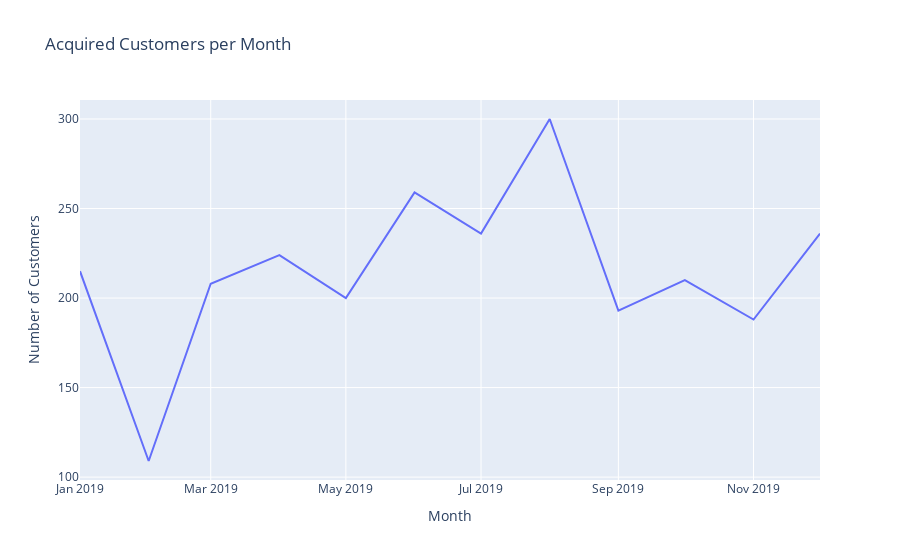

Write notebook code for a chart like this one.
### Code cell
## Customer accuquired Every Month
acquired_customers_per_month = cust_360.groupby(cust_360['Transaction_Date'].dt.to_period('M'))['CustomerID'].nunique().reset_index()
acquired_customers_per_month['Transaction_Date'] = acquired_customers_per_month['Transaction_Date'].astype(str)


# Plot using Plotly
fig = px.line(acquired_customers_per_month, x='Transaction_Date', y='CustomerID', title='Acquired Customers per Month')
fig.update_xaxes(title_text='Month')
fig.update_yaxes(title_text='Number of Customers')

fig.show()

### Figure 1 — Plotly figure (JSON) as saved in the notebook; plotly's stock layout.template omitted (floating-point values rounded to 4 significant figures)
{"data": [{"hovertemplate": "Transaction_Date=%{x}<br>CustomerID=%{y}<extra></extra>", "legendgroup": "", "line": {"color": "#636efa", "dash": "solid"}, "marker": {"symbol": "circle"}, "mode": "lines", "name": "", "orientation": "v", "showlegend": false, "type": "scatter", "x": ["2019-01", "2019-02", "2019-03", "2019-04", "2019-05", "2019-06", "2019-07", "2019-08", "2019-09", "2019-10", "2019-11", "2019-12"], "xaxis": "x", "y": [215, 109, 208, 224, 200, 259, 236, 300, 193, 210, 188, 236], "yaxis": "y"}], "layout": {"legend": {"tracegroupgap": 0}, "title": {"text": "Acquired Customers per Month"}, "xaxis": {"anchor": "y", "domain": [0, 1], "title": {"text": "Month"}}, "yaxis": {"anchor": "x", "domain": [0, 1], "title": {"text": "Number of Customers"}}}}
